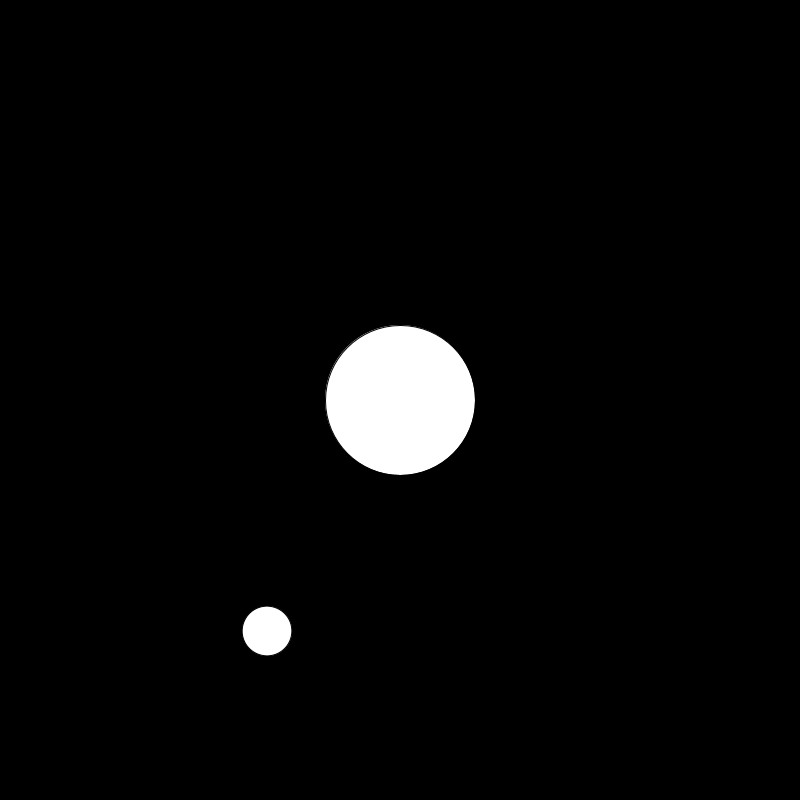
Frame 1 (no input)
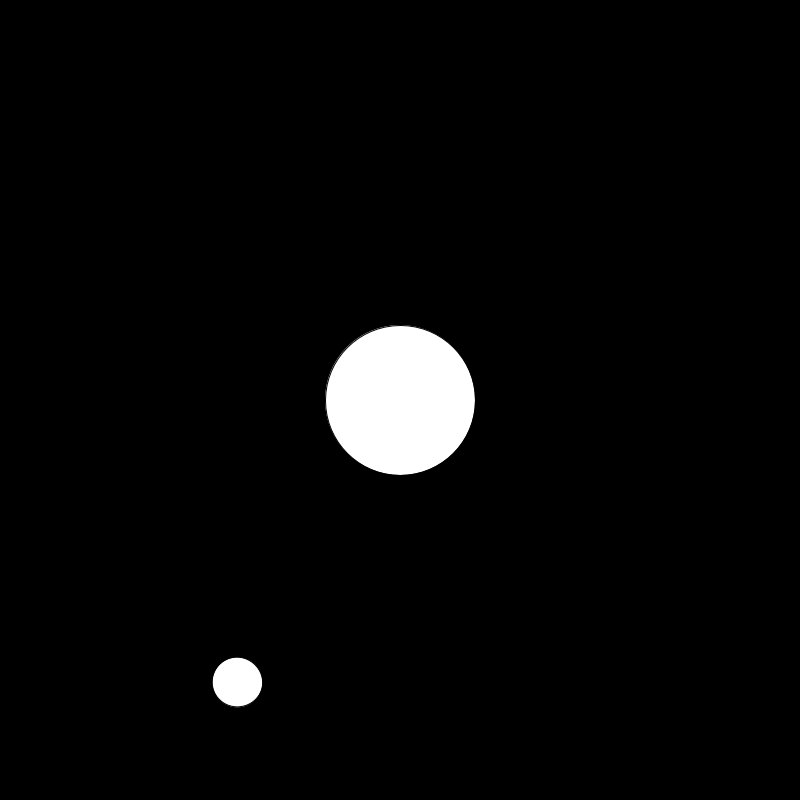
Frame 60 (the mouse pressed at the canvas centre just before this capture)
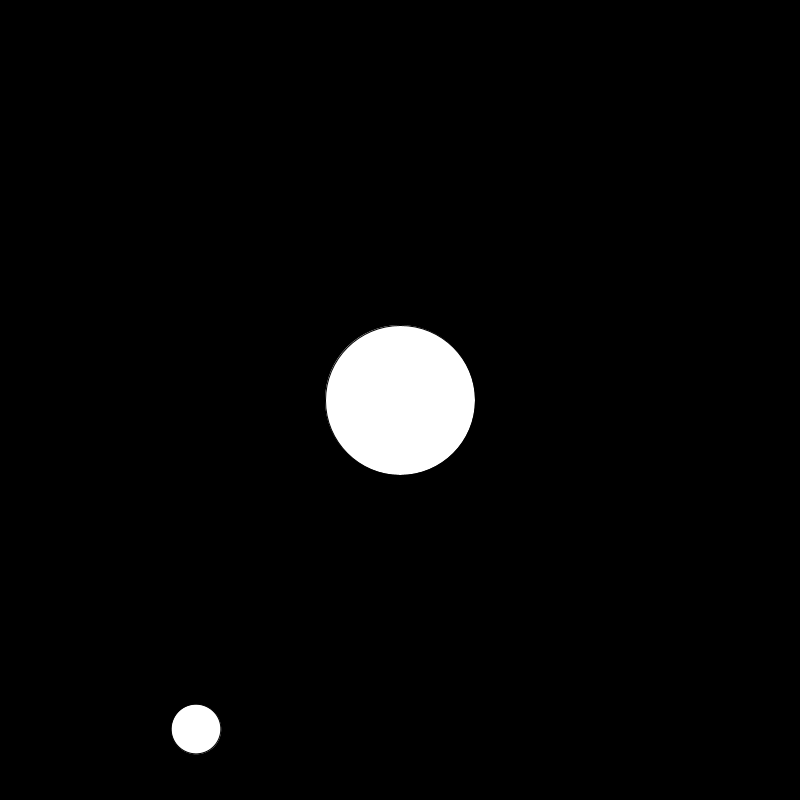
Frame 120 (the mouse held since frame 60 and released just before this capture)

The Processing sketch that drew these frames (run headless with seeded random() and noise(); from frame 60 on, the mouse is pressed at the canvas centre):

// Processing sketch: FinalPrep_WaveOrbit
// ── FinalPrep_WaveOrbit.pde
float r = 150;
float a = PI/4;
float aVel = 0.0;
float aAcc = 0.001;



PVector position;
float theta = 0;

int orbitSize = 150;


void setup(){
 size (800, 800);
 
 position = new PVector(width/2, height/2);

}

void draw (){
 background(0); 
  
  
  
 pushMatrix();
   translate(width*.15, height*.15);
  rotate(radians(25));

 
  theta +=.1;
  position.x=width*.25 + cos(theta)*orbitSize;
  position.y ++;
  //position.y = height/75 - sin(theta)*orbitSize;
  //^just makes it go back to a circle
  
  println("x" + position.x);

  println("y" + position.y);

 //float x = r * cos(a);
 //float y = r * sin(a);
 fill(255);
 ellipse(0+position.x,0+position.y,50,50);
 
 //a += aVel;
 //aVel += aAcc;
 //aVel = constrain(aVel,0,.01);
 
  //if(position.y == height){
  //  position.y = 0;
  //}
    
 popMatrix();
 
 ellipse(width/2,height/2,150,150);
}
